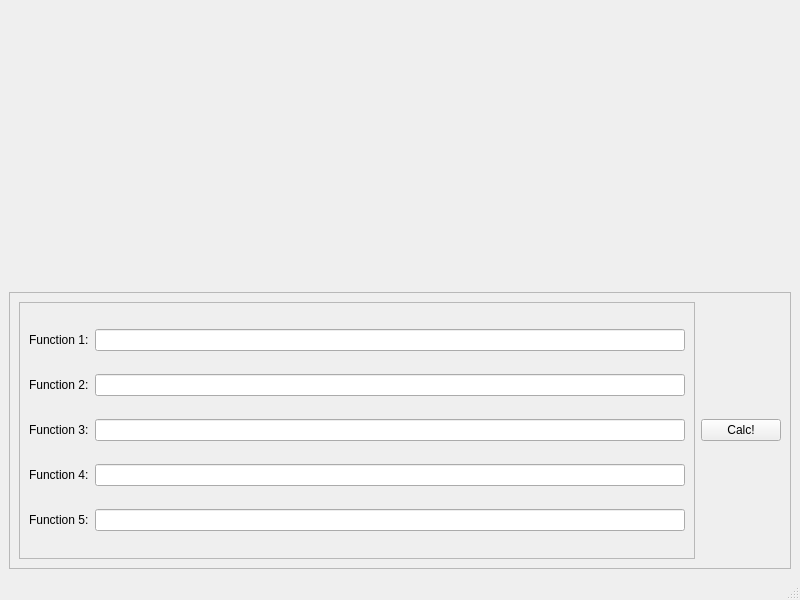
<?xml version="1.0" encoding="UTF-8"?>
<ui version="4.0">
 <class>MainWindow</class>
 <widget class="QMainWindow" name="MainWindow">
  <property name="geometry">
   <rect>
    <x>0</x>
    <y>0</y>
    <width>800</width>
    <height>600</height>
   </rect>
  </property>
  <property name="windowTitle">
   <string>MainWindow</string>
  </property>
  <widget class="QWidget" name="centralwidget">
   <layout class="QVBoxLayout" name="verticalLayout_2">
    <item>
     <widget class="QCustomPlot" name="plot" native="true">
      <layout class="QVBoxLayout" name="verticalLayout_3"/>
     </widget>
    </item>
    <item>
     <widget class="QFrame" name="inputFrame0">
      <property name="frameShape">
       <enum>QFrame::StyledPanel</enum>
      </property>
      <property name="frameShadow">
       <enum>QFrame::Raised</enum>
      </property>
      <layout class="QHBoxLayout" name="horizontalLayout">
       <item>
        <widget class="QFrame" name="inputFrame1">
         <property name="frameShape">
          <enum>QFrame::StyledPanel</enum>
         </property>
         <property name="frameShadow">
          <enum>QFrame::Raised</enum>
         </property>
         <layout class="QVBoxLayout" name="verticalLayout">
          <item>
           <layout class="QHBoxLayout" name="funcLayout0">
            <item>
             <widget class="QLabel" name="funcLabel0">
              <property name="text">
               <string>Function 1:</string>
              </property>
             </widget>
            </item>
            <item>
             <widget class="QLineEdit" name="funcLineEdit0"/>
            </item>
           </layout>
          </item>
          <item>
           <layout class="QHBoxLayout" name="funcLayout1">
            <item>
             <widget class="QLabel" name="funcLabel1">
              <property name="text">
               <string>Function 2:</string>
              </property>
             </widget>
            </item>
            <item>
             <widget class="QLineEdit" name="funcLineEdit1"/>
            </item>
           </layout>
          </item>
          <item>
           <layout class="QHBoxLayout" name="funcLayout2">
            <item>
             <widget class="QLabel" name="funcLabel2">
              <property name="text">
               <string>Function 3:</string>
              </property>
             </widget>
            </item>
            <item>
             <widget class="QLineEdit" name="funcLineEdit2"/>
            </item>
           </layout>
          </item>
          <item>
           <layout class="QHBoxLayout" name="funcLayout3">
            <item>
             <widget class="QLabel" name="funcLabel3">
              <property name="text">
               <string>Function 4:</string>
              </property>
             </widget>
            </item>
            <item>
             <widget class="QLineEdit" name="funcLineEdit3"/>
            </item>
           </layout>
          </item>
          <item>
           <layout class="QHBoxLayout" name="funcLayout4">
            <item>
             <widget class="QLabel" name="funcLabel4">
              <property name="text">
               <string>Function 5:</string>
              </property>
             </widget>
            </item>
            <item>
             <widget class="QLineEdit" name="funcLineEdit4"/>
            </item>
           </layout>
          </item>
         </layout>
        </widget>
       </item>
       <item>
        <widget class="QPushButton" name="calcButton">
         <property name="text">
          <string>Calc!</string>
         </property>
        </widget>
       </item>
      </layout>
     </widget>
    </item>
   </layout>
  </widget>
  <widget class="QMenuBar" name="menubar">
   <property name="geometry">
    <rect>
     <x>0</x>
     <y>0</y>
     <width>800</width>
     <height>21</height>
    </rect>
   </property>
  </widget>
  <widget class="QStatusBar" name="statusbar"/>
 </widget>
 <customwidgets>
  <customwidget>
   <class>QCustomPlot</class>
   <extends>QWidget</extends>
   <header>qcustomplot.h</header>
   <container>1</container>
  </customwidget>
 </customwidgets>
 <resources/>
 <connections/>
</ui>
